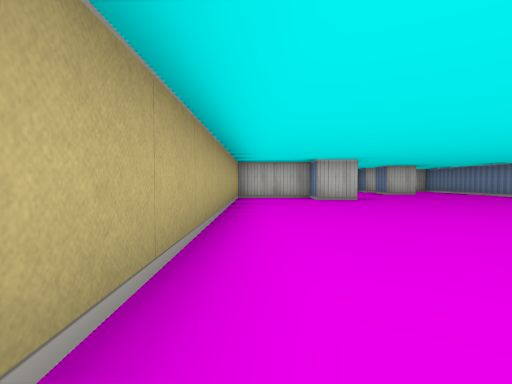
view 1 (above)

15 first-person views from a walk through a cub3D maze. The camera is about half as high as the walls, tilts 2° down and sees 80° across. The floor is counted in squares. Each view is taken from the middle of a square. On the plan, view 1 faces up. The plan holds only what a view shows up to about 9 squares ahead; the rest is blank.

view 2
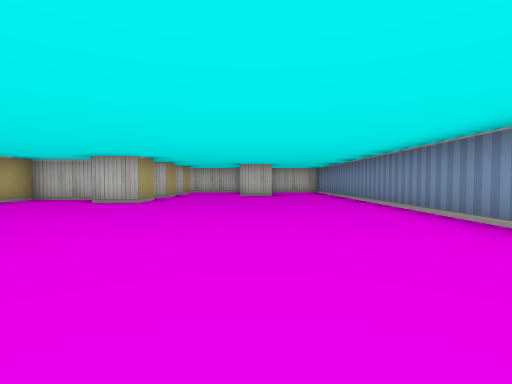

view 3
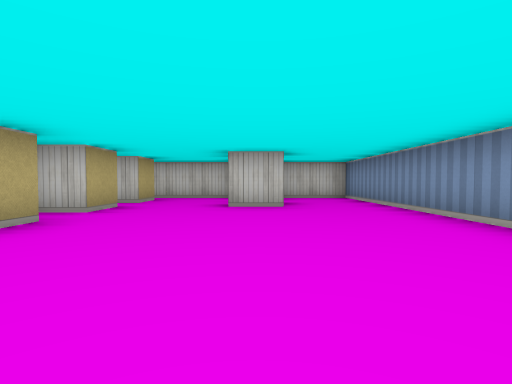

view 4
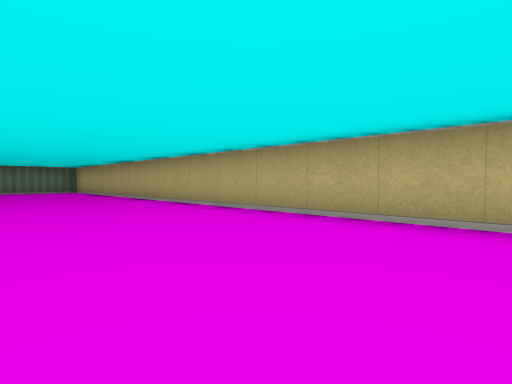

view 5
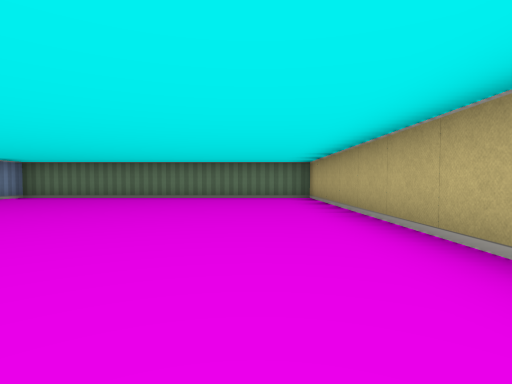

view 6
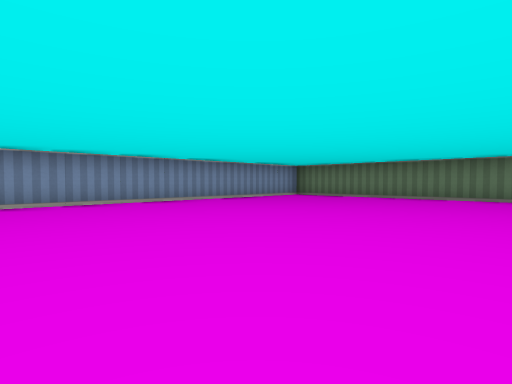

view 7
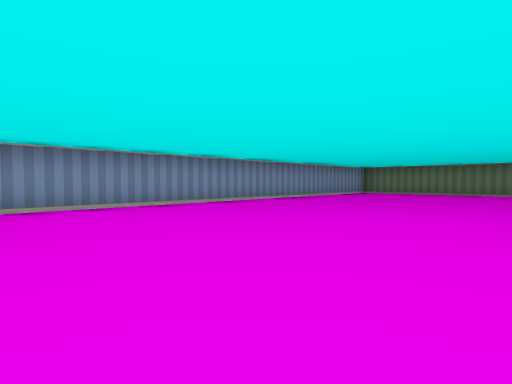

view 8
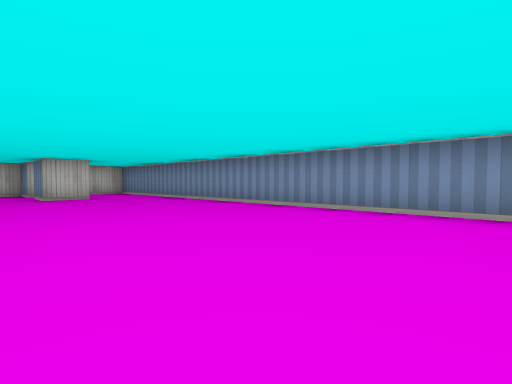

view 9
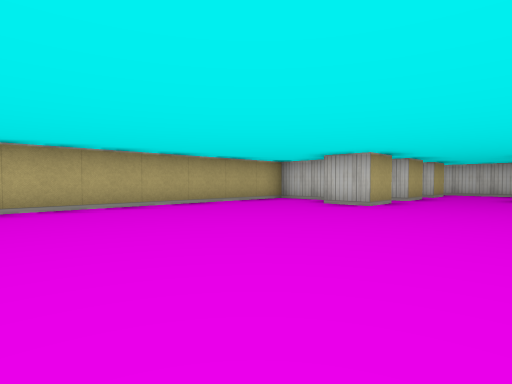

view 10
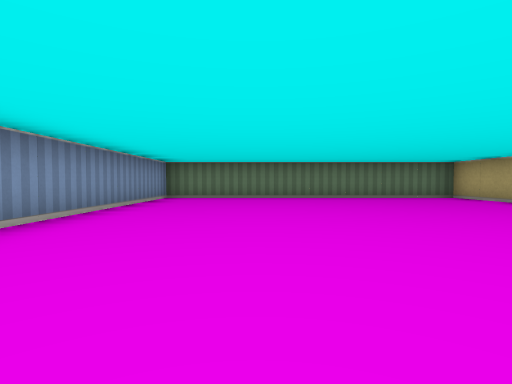

view 11
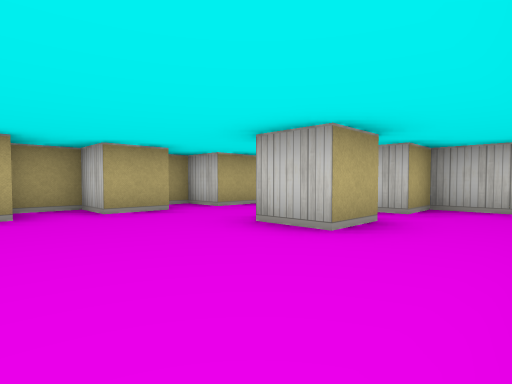

view 12
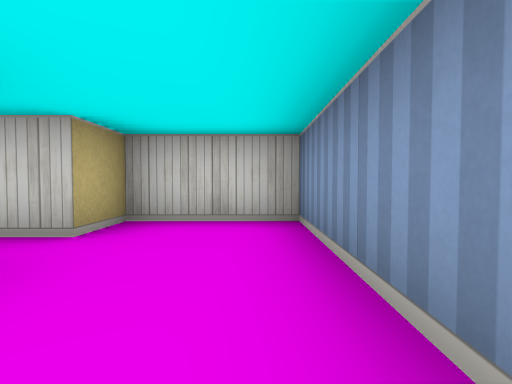

view 13
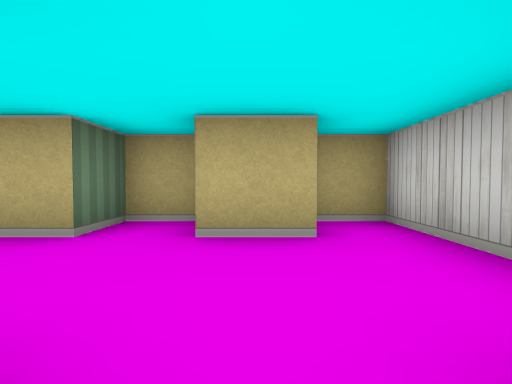

view 14
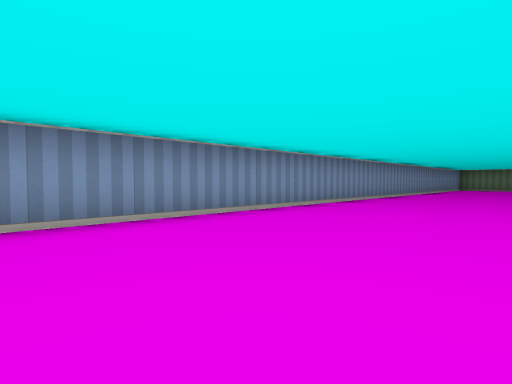

view 15
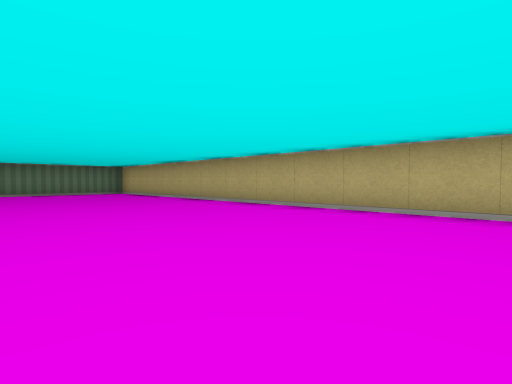

### Floor plan
Points are (right, up) in squares from view 1. A wall is a line through its corners. A room is listed if a view was taken in it or the views show most of it. See-through windows are left out.
Room 1 (views 1, 2, 3, 4, 5, 6, 7, 8, 9, 10, 11, 12, 13, 14, 15)
walls: (2.5, 8.6) (2.5, 7.5) (1.5, 7.5) (1.5, 8.5) (-0.5, 8.5) (-0.5, -9.5) (7.5, -9.5) (7.5, 13.5) (5.5, 13.5) (5.5, 12.5) (4.5, 12.5) (4.5, 13.2); (5.5, 11.6) (5.5, 10.5) (4.5, 10.5) (4.5, 11.5); (2.5, 12.6) (2.5, 11.5) (1.5, 11.5) (1.5, 10.5) (2.5, 10.5) (2.5, 9.5) (1.5, 9.5) (1.5, 8.5); (4.2, 13.5) (1.5, 13.5) (1.5, 12.6)

Positions as (right, up) in squares from view 1, and headings:
1: (0, 0), facing up
2: (5, 1), facing up
3: (5, 5), facing up
4: (3, 4), facing down-left
5: (1, -1), facing down
6: (1, -1), facing down-right
7: (2, 2), facing down-right
8: (3, 2), facing up-right
9: (5, 2), facing up-left
10: (5, -1), facing down
11: (7, 8), facing up-left
12: (7, 10), facing up
13: (5, 12), facing left
14: (4, 8), facing down-right
15: (4, 2), facing down-left
